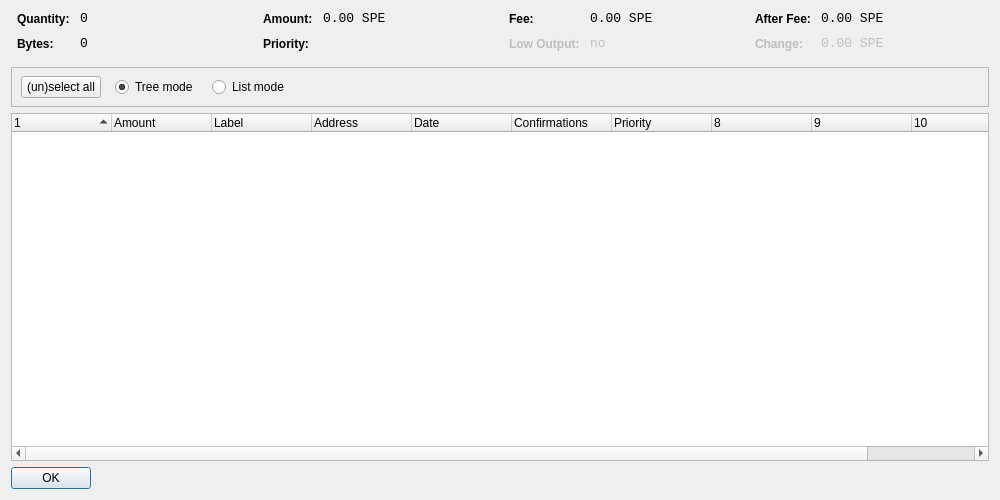
<?xml version="1.0" encoding="UTF-8"?>
<ui version="4.0">
 <class>CoinControlDialog</class>
 <widget class="QDialog" name="CoinControlDialog">
  <property name="geometry">
   <rect>
    <x>0</x>
    <y>0</y>
    <width>1000</width>
    <height>500</height>
   </rect>
  </property>
  <property name="windowTitle">
   <string>Coin Control</string>
  </property>
  <layout class="QVBoxLayout" name="verticalLayout">
   <item>
    <layout class="QHBoxLayout" name="horizontalLayoutTop" stretch="0,0,0,0">
     <property name="topMargin">
      <number>0</number>
     </property>
     <property name="bottomMargin">
      <number>10</number>
     </property>
     <item>
      <layout class="QFormLayout" name="formLayoutCoinControl1">
       <property name="horizontalSpacing">
        <number>10</number>
       </property>
       <property name="verticalSpacing">
        <number>10</number>
       </property>
       <property name="leftMargin">
        <number>6</number>
       </property>
       <property name="rightMargin">
        <number>6</number>
       </property>
       <item row="0" column="0">
        <widget class="QLabel" name="labelCoinControlQuantityText">
         <property name="styleSheet">
          <string notr="true">font-weight:bold;</string>
         </property>
         <property name="text">
          <string>Quantity:</string>
         </property>
        </widget>
       </item>
       <item row="0" column="1">
        <widget class="QLabel" name="labelCoinControlQuantity">
         <property name="font">
          <font>
           <family>Monospace</family>
           <pointsize>10</pointsize>
          </font>
         </property>
         <property name="cursor">
          <cursorShape>IBeamCursor</cursorShape>
         </property>
         <property name="contextMenuPolicy">
          <enum>Qt::ActionsContextMenu</enum>
         </property>
         <property name="text">
          <string notr="true">0</string>
         </property>
         <property name="textInteractionFlags">
          <set>Qt::LinksAccessibleByMouse|Qt::TextSelectableByKeyboard|Qt::TextSelectableByMouse</set>
         </property>
        </widget>
       </item>
       <item row="1" column="0">
        <widget class="QLabel" name="labelCoinControlBytesText">
         <property name="styleSheet">
          <string notr="true">font-weight:bold;</string>
         </property>
         <property name="text">
          <string>Bytes:</string>
         </property>
        </widget>
       </item>
       <item row="1" column="1">
        <widget class="QLabel" name="labelCoinControlBytes">
         <property name="font">
          <font>
           <family>Monospace</family>
           <pointsize>10</pointsize>
          </font>
         </property>
         <property name="cursor">
          <cursorShape>IBeamCursor</cursorShape>
         </property>
         <property name="contextMenuPolicy">
          <enum>Qt::ActionsContextMenu</enum>
         </property>
         <property name="text">
          <string notr="true">0</string>
         </property>
         <property name="textInteractionFlags">
          <set>Qt::LinksAccessibleByMouse|Qt::TextSelectableByKeyboard|Qt::TextSelectableByMouse</set>
         </property>
        </widget>
       </item>
      </layout>
     </item>
     <item>
      <layout class="QFormLayout" name="formLayoutCoinControl2">
       <property name="horizontalSpacing">
        <number>10</number>
       </property>
       <property name="verticalSpacing">
        <number>10</number>
       </property>
       <property name="leftMargin">
        <number>6</number>
       </property>
       <property name="rightMargin">
        <number>6</number>
       </property>
       <item row="0" column="0">
        <widget class="QLabel" name="labelCoinControlAmountText">
         <property name="styleSheet">
          <string notr="true">font-weight:bold;</string>
         </property>
         <property name="text">
          <string>Amount:</string>
         </property>
        </widget>
       </item>
       <item row="0" column="1">
        <widget class="QLabel" name="labelCoinControlAmount">
         <property name="font">
          <font>
           <family>Monospace</family>
           <pointsize>10</pointsize>
          </font>
         </property>
         <property name="cursor">
          <cursorShape>IBeamCursor</cursorShape>
         </property>
         <property name="contextMenuPolicy">
          <enum>Qt::ActionsContextMenu</enum>
         </property>
         <property name="text">
          <string notr="true">0.00 SPE</string>
         </property>
         <property name="textInteractionFlags">
          <set>Qt::LinksAccessibleByMouse|Qt::TextSelectableByKeyboard|Qt::TextSelectableByMouse</set>
         </property>
        </widget>
       </item>
       <item row="1" column="0">
        <widget class="QLabel" name="labelCoinControlPriorityText">
         <property name="styleSheet">
          <string notr="true">font-weight:bold;</string>
         </property>
         <property name="text">
          <string>Priority:</string>
         </property>
        </widget>
       </item>
       <item row="1" column="1">
        <widget class="QLabel" name="labelCoinControlPriority">
         <property name="font">
          <font>
           <family>Monospace</family>
           <pointsize>10</pointsize>
          </font>
         </property>
         <property name="cursor">
          <cursorShape>IBeamCursor</cursorShape>
         </property>
         <property name="contextMenuPolicy">
          <enum>Qt::ActionsContextMenu</enum>
         </property>
         <property name="text">
          <string/>
         </property>
         <property name="textInteractionFlags">
          <set>Qt::LinksAccessibleByMouse|Qt::TextSelectableByKeyboard|Qt::TextSelectableByMouse</set>
         </property>
        </widget>
       </item>
      </layout>
     </item>
     <item>
      <layout class="QFormLayout" name="formLayoutCoinControl3">
       <property name="horizontalSpacing">
        <number>10</number>
       </property>
       <property name="verticalSpacing">
        <number>10</number>
       </property>
       <property name="leftMargin">
        <number>6</number>
       </property>
       <property name="rightMargin">
        <number>6</number>
       </property>
       <item row="0" column="0">
        <widget class="QLabel" name="labelCoinControlFeeText">
         <property name="styleSheet">
          <string notr="true">font-weight:bold;</string>
         </property>
         <property name="text">
          <string>Fee:</string>
         </property>
        </widget>
       </item>
       <item row="0" column="1">
        <widget class="QLabel" name="labelCoinControlFee">
         <property name="font">
          <font>
           <family>Monospace</family>
           <pointsize>10</pointsize>
          </font>
         </property>
         <property name="cursor">
          <cursorShape>IBeamCursor</cursorShape>
         </property>
         <property name="contextMenuPolicy">
          <enum>Qt::ActionsContextMenu</enum>
         </property>
         <property name="text">
          <string notr="true">0.00 SPE</string>
         </property>
         <property name="textInteractionFlags">
          <set>Qt::LinksAccessibleByMouse|Qt::TextSelectableByKeyboard|Qt::TextSelectableByMouse</set>
         </property>
        </widget>
       </item>
       <item row="1" column="0">
        <widget class="QLabel" name="labelCoinControlLowOutputText">
         <property name="enabled">
          <bool>false</bool>
         </property>
         <property name="styleSheet">
          <string notr="true">font-weight:bold;</string>
         </property>
         <property name="text">
          <string>Low Output:</string>
         </property>
        </widget>
       </item>
       <item row="1" column="1">
        <widget class="QLabel" name="labelCoinControlLowOutput">
         <property name="enabled">
          <bool>false</bool>
         </property>
         <property name="font">
          <font>
           <family>Monospace</family>
           <pointsize>10</pointsize>
          </font>
         </property>
         <property name="cursor">
          <cursorShape>IBeamCursor</cursorShape>
         </property>
         <property name="contextMenuPolicy">
          <enum>Qt::ActionsContextMenu</enum>
         </property>
         <property name="text">
          <string notr="true">no</string>
         </property>
         <property name="textInteractionFlags">
          <set>Qt::LinksAccessibleByMouse|Qt::TextSelectableByKeyboard|Qt::TextSelectableByMouse</set>
         </property>
        </widget>
       </item>
      </layout>
     </item>
     <item>
      <layout class="QFormLayout" name="formLayoutCoinControl4">
       <property name="horizontalSpacing">
        <number>10</number>
       </property>
       <property name="verticalSpacing">
        <number>10</number>
       </property>
       <property name="leftMargin">
        <number>6</number>
       </property>
       <property name="rightMargin">
        <number>6</number>
       </property>
       <item row="0" column="0">
        <widget class="QLabel" name="labelCoinControlAfterFeeText">
         <property name="styleSheet">
          <string notr="true">font-weight:bold;</string>
         </property>
         <property name="text">
          <string>After Fee:</string>
         </property>
        </widget>
       </item>
       <item row="0" column="1">
        <widget class="QLabel" name="labelCoinControlAfterFee">
         <property name="font">
          <font>
           <family>Monospace</family>
           <pointsize>10</pointsize>
          </font>
         </property>
         <property name="cursor">
          <cursorShape>IBeamCursor</cursorShape>
         </property>
         <property name="contextMenuPolicy">
          <enum>Qt::ActionsContextMenu</enum>
         </property>
         <property name="text">
          <string notr="true">0.00 SPE</string>
         </property>
         <property name="textInteractionFlags">
          <set>Qt::LinksAccessibleByMouse|Qt::TextSelectableByKeyboard|Qt::TextSelectableByMouse</set>
         </property>
        </widget>
       </item>
       <item row="1" column="0">
        <widget class="QLabel" name="labelCoinControlChangeText">
         <property name="enabled">
          <bool>false</bool>
         </property>
         <property name="styleSheet">
          <string notr="true">font-weight:bold;</string>
         </property>
         <property name="text">
          <string>Change:</string>
         </property>
        </widget>
       </item>
       <item row="1" column="1">
        <widget class="QLabel" name="labelCoinControlChange">
         <property name="enabled">
          <bool>false</bool>
         </property>
         <property name="font">
          <font>
           <family>Monospace</family>
           <pointsize>10</pointsize>
          </font>
         </property>
         <property name="cursor">
          <cursorShape>IBeamCursor</cursorShape>
         </property>
         <property name="contextMenuPolicy">
          <enum>Qt::ActionsContextMenu</enum>
         </property>
         <property name="text">
          <string notr="true">0.00 SPE</string>
         </property>
         <property name="textInteractionFlags">
          <set>Qt::LinksAccessibleByMouse|Qt::TextSelectableByKeyboard|Qt::TextSelectableByMouse</set>
         </property>
        </widget>
       </item>
      </layout>
     </item>
    </layout>
   </item>
   <item>
    <widget class="QFrame" name="frame">
     <property name="minimumSize">
      <size>
       <width>0</width>
       <height>40</height>
      </size>
     </property>
     <property name="frameShape">
      <enum>QFrame::StyledPanel</enum>
     </property>
     <property name="frameShadow">
      <enum>QFrame::Sunken</enum>
     </property>
     <widget class="QWidget" name="horizontalLayoutWidget">
      <property name="geometry">
       <rect>
        <x>10</x>
        <y>0</y>
        <width>781</width>
        <height>41</height>
       </rect>
      </property>
      <layout class="QHBoxLayout" name="horizontalLayoutPanel" stretch="0,0,0,0,0">
       <property name="spacing">
        <number>14</number>
       </property>
       <item>
        <widget class="QPushButton" name="pushButtonSelectAll">
         <property name="sizePolicy">
          <sizepolicy hsizetype="Maximum" vsizetype="Fixed">
           <horstretch>0</horstretch>
           <verstretch>0</verstretch>
          </sizepolicy>
         </property>
         <property name="text">
          <string>(un)select all</string>
         </property>
        </widget>
       </item>
       <item>
        <widget class="QRadioButton" name="radioTreeMode">
         <property name="sizePolicy">
          <sizepolicy hsizetype="Maximum" vsizetype="Fixed">
           <horstretch>0</horstretch>
           <verstretch>0</verstretch>
          </sizepolicy>
         </property>
         <property name="text">
          <string>Tree mode</string>
         </property>
         <property name="checked">
          <bool>true</bool>
         </property>
        </widget>
       </item>
       <item>
        <widget class="QRadioButton" name="radioListMode">
         <property name="sizePolicy">
          <sizepolicy hsizetype="Maximum" vsizetype="Fixed">
           <horstretch>0</horstretch>
           <verstretch>0</verstretch>
          </sizepolicy>
         </property>
         <property name="text">
          <string>List mode</string>
         </property>
        </widget>
       </item>
       <item>
        <spacer name="horizontalSpacer">
         <property name="orientation">
          <enum>Qt::Horizontal</enum>
         </property>
         <property name="sizeHint" stdset="0">
          <size>
           <width>40</width>
           <height>20</height>
          </size>
         </property>
        </spacer>
       </item>
      </layout>
     </widget>
    </widget>
   </item>
   <item>
    <widget class="CoinControlTreeWidget" name="treeWidget">
     <property name="contextMenuPolicy">
      <enum>Qt::CustomContextMenu</enum>
     </property>
     <property name="sortingEnabled">
      <bool>false</bool>
     </property>
     <property name="columnCount">
      <number>11</number>
     </property>
     <attribute name="headerShowSortIndicator" stdset="0">
      <bool>true</bool>
     </attribute>
     <attribute name="headerStretchLastSection">
      <bool>false</bool>
     </attribute>
     <column>
      <property name="text">
       <string/>
      </property>
     </column>
     <column>
      <property name="text">
       <string>Amount</string>
      </property>
     </column>
     <column>
      <property name="text">
       <string>Label</string>
      </property>
     </column>
     <column>
      <property name="text">
       <string>Address</string>
      </property>
     </column>
     <column>
      <property name="text">
       <string>Date</string>
      </property>
     </column>
     <column>
      <property name="text">
       <string>Confirmations</string>
      </property>
      <property name="toolTip">
       <string>Confirmed</string>
      </property>
     </column>
     <column>
      <property name="text">
       <string>Priority</string>
      </property>
     </column>
     <column>
      <property name="text">
       <string/>
      </property>
     </column>
     <column>
      <property name="text">
       <string/>
      </property>
     </column>
     <column>
      <property name="text">
       <string/>
      </property>
     </column>
     <column>
      <property name="text">
       <string/>
      </property>
     </column>
    </widget>
   </item>
   <item>
    <widget class="QDialogButtonBox" name="buttonBox">
     <property name="sizePolicy">
      <sizepolicy hsizetype="Maximum" vsizetype="Fixed">
       <horstretch>0</horstretch>
       <verstretch>0</verstretch>
      </sizepolicy>
     </property>
     <property name="orientation">
      <enum>Qt::Horizontal</enum>
     </property>
     <property name="standardButtons">
      <set>QDialogButtonBox::Ok</set>
     </property>
    </widget>
   </item>
  </layout>
 </widget>
 <customwidgets>
  <customwidget>
   <class>CoinControlTreeWidget</class>
   <extends>QTreeWidget</extends>
   <header>coincontroltreewidget.h</header>
  </customwidget>
 </customwidgets>
 <resources/>
 <connections/>
</ui>
